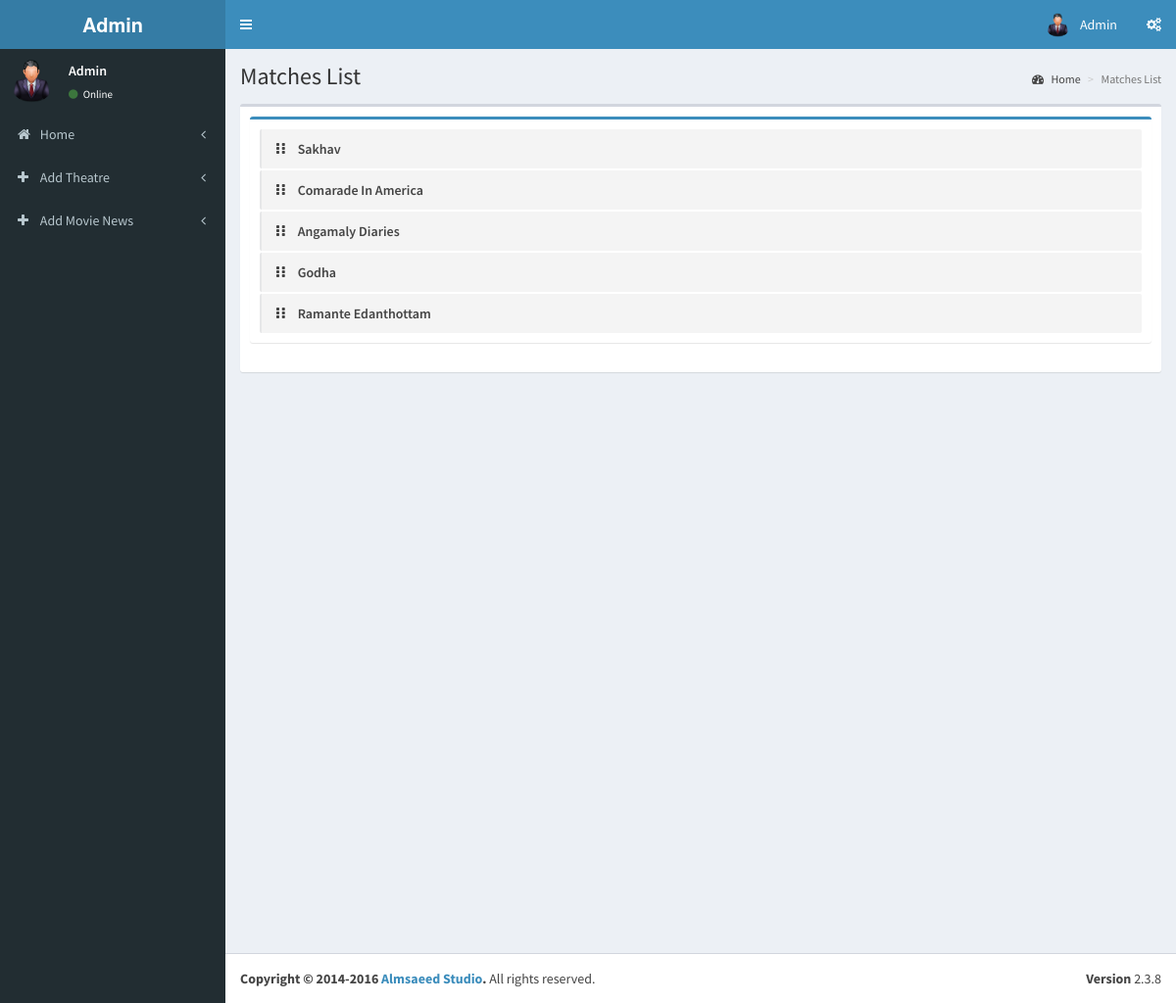
/admin/pages/index.php (signed in), run on the app's committed database.
### tables this page shows
CREATE TABLE IF NOT EXISTS `tbl_movie` (
  `ticket_id` int(11) NOT NULL AUTO_INCREMENT,
  `t_id` int(11) NOT NULL COMMENT 'theatre id',
  `ticket_name` varchar(100) NOT NULL,
  `cast` varchar(500) NOT NULL,
  `desc` varchar(1000) NOT NULL,
  `match_date` date NOT NULL,
  `image` varchar(200) NOT NULL,
  `video_url` varchar(200) NOT NULL,
  `status` int(1) NOT NULL COMMENT '0 means active ',
  PRIMARY KEY (`ticket_id`)
);

### admin/pages/index.php (the view, shortened to what this page needs)
<?php
include('header.php');
?>
  <div class="content-wrapper">
    <section class="content-header">
      <h1>
        Matches List
      </h1>
      <ol class="breadcrumb">
        <li><a href="index"><i class="fa fa-dashboard"></i> Home</a></li>
        <li class="active">Matches List</li>
      </ol>
    </section>
    <section class="content">
      <div class="box">
        <div class="box-body">
            <div class="box box-primary">
            <div class="box-body">
              <ul class="todo-list">
                 <?php
                        $qry7=mysqli_query($con,"select * from tbl_movie");
                        if(mysqli_num_rows($qry7))
                        {
                        while($c=mysqli_fetch_array($qry7))
                        {
                        ?>
                <li>
                      <span class="handle">
                        <i class="fa fa-ellipsis-v"></i>
                        <i class="fa fa-ellipsis-v"></i>
                      </span>
                  <span class="text"><?php echo $c['ticket_name'];?></span>
                </li>
                  <?php
                       }}
                     ?>
            </div>
          </div>
        </div>
      </div>
    </section>
  </div>
  <?php
include('footer.php');
?>

### data on the page
tbl_movie: ticket_name "Sakhav"
tbl_movie: ticket_name "Comarade In America"
tbl_movie: ticket_name "Angamaly Diaries"
tbl_movie: ticket_name "Godha"
tbl_movie: ticket_name "Ramante Edanthottam"
